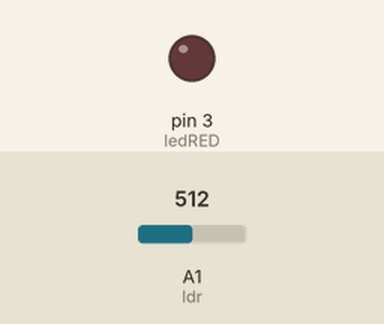
Recording of a sketch running on a simulated Arduino Uno, built with avr-gcc and run on an emulated ATmega328P. Shown: output pins drawn as LEDs (lit = HIGH). The inputs (shaded band) are chosen by the test bench; at power-on: A1 (ldr) = 512.

Above: at 1.2 s.
1.3 s: A1 (ldr) set to 307
2.8 s: A1 (ldr) set to 281
At 3.2 s:
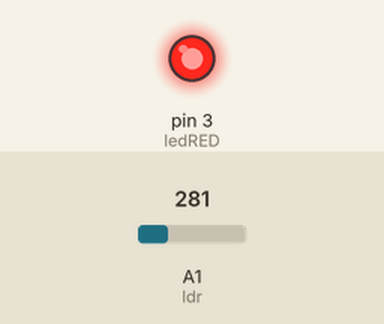
4.3 s: A1 (ldr) set to 306
At 5.5 s:
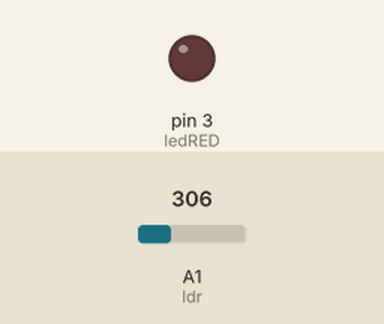
5.8 s: A1 (ldr) set to 290
At 6.7 s:
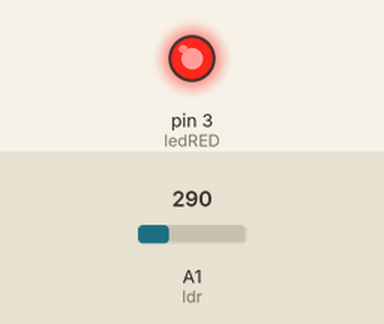
Timing chart, 0 to 8.3 s (numbered marks = the images above; inputs shaded):
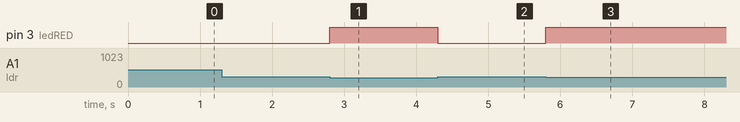

The sketch:

night_light.ino
```cpp
/*
 * ============================================================
 *  Day 5 — Automatic Night Light
 *  Road to Electronics  ·  @electroniclearns
 * ------------------------------------------------------------
 *  An LED that turns itself on when the room gets dark, using a
 *  photoresistor (LDR) to sense light. No buttons, no knobs —
 *  the environment makes the decision.
 *
 *  New concept vs. Day 4: instead of a potentiometer that YOU
 *  turn, a light sensor changes the analog value on its own.
 *  Then an `if` statement makes the board react on its own.
 *
 *  Built by Aya S.T. — learning electronics without AI.
 * ============================================================
 */

int ledRED = 3;   // LED output. Pin 3 is a PWM (~) pin — handy if you
                  // later want to FADE the LED instead of just on/off.
int ldr = A1;     // Analog input: the junction of the LDR and the 10k resistor.

void setup() {
  pinMode(ledRED, OUTPUT);
  pinMode(ldr, INPUT);
  Serial.begin(9600);   // Open the Serial Monitor to calibrate the threshold.
}

void loop() {
  int res = analogRead(ldr);   // Read the light level: 0 (dark) .. 1023 (bright).

  // If it's darker than our threshold, turn the light ON. Otherwise OFF.
  // 300 was chosen by watching real values in MY room — see the README
  // for how to find the right number for yours.
  if (res < 300) {
    digitalWrite(ledRED, HIGH);
  }
  else {
    digitalWrite(ledRED, LOW);
  }
}
```

Measured:
- the behaviour switches between 300 and 299 on A1 (ldr) (found by bisection; images 0 and 1)
- after the input at 1.3 s, every drawn part: stays the same
- after the input at 2.8 s, pin 3 (ledRED): LOW → HIGH at once
- after the input at 4.3 s, pin 3 (ledRED): HIGH → LOW at once
- after the input at 5.8 s, pin 3 (ledRED): LOW → HIGH at once
